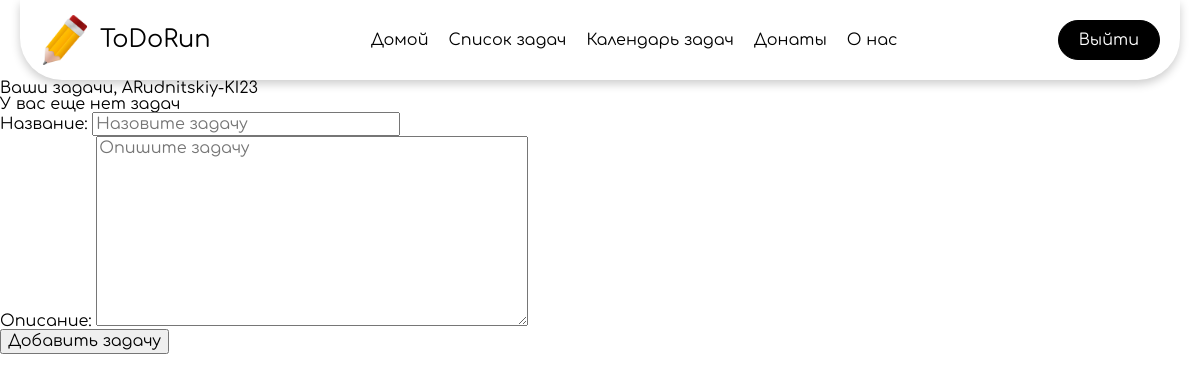
/auth/tasks/ (signed in), run on an earlier commit of the app's database.
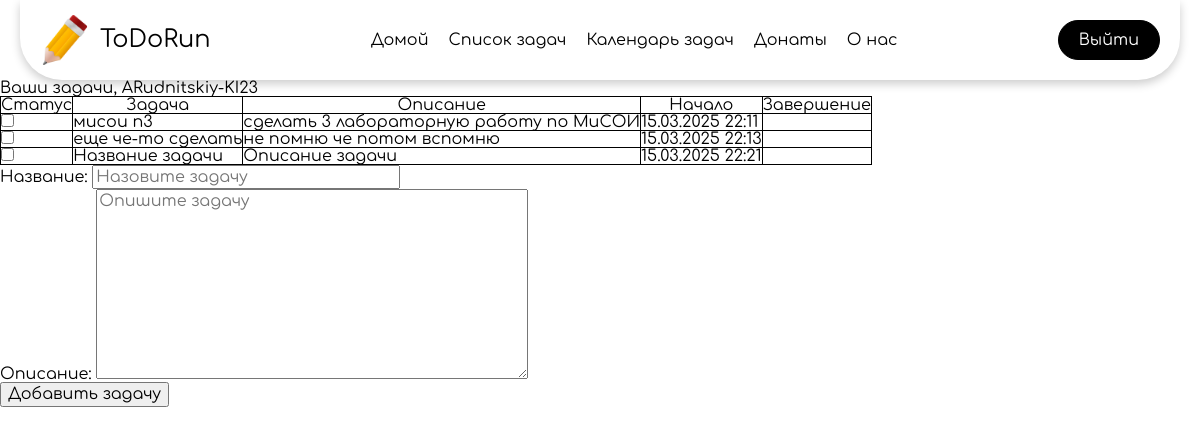
And on a later commit of the database.
### organ/models.py (models this page shows, shortened)
class Tasks(models.Model):
    user = models.ForeignKey(
        settings.AUTH_USER_MODEL,
        on_delete=models.CASCADE,
        related_name="tasks",
        blank=False
    )
    title = models.CharField(max_length=25)
    descriptionn = models.CharField(blank=True, max_length=255)
    statuss = models.BooleanField(default=False, verbose_name="Выполнено")
    time_create = models.DateTimeField(auto_now_add=True)
    time_finish = models.DateTimeField(blank=True, null=True, verbose_name="Время завершения")

### organ/views.py (the view, shortened to what this page needs)
# urls.py: path('tasks/', views.tasks, name='tasks'),
@login_required
def tasks(request):
    tasks = Tasks.objects.filter(user=request.user)
    return render(request, 'organ/tasks.html', {
        'tasks': tasks,
        'form': TaskForm()
    })

### organ/forms.py
class TaskForm(forms.ModelForm):
    class Meta:
        model = Tasks
        fields = ['title', 'descriptionn']
        labels = {
            'title': 'Название',
            'descriptionn': 'Описание',
        }
        widgets = {
            'title': forms.TextInput(attrs={
                'size': 50,  # Ширина поля в символах
                'style': 'width: 300px;',  # Или задайте размер через CSS
                'placeholder': 'Назовите задачу',
            }),
            'descriptionn': forms.Textarea(attrs={
                'placeholder': 'Опишите задачу',
            }),
        }

### organ/templates/organ/tasks.html (shortened to what this page needs)
{% extends 'organ/base.html' %}
{% block body %}
{% load static %}
<h1>Ваши задачи, {{ user.username }}</h1>
{% if tasks %}
    <table>
        <tr>
            <th>Статус</th>
            <th>Задача</th>
            <th>Описание</th>
            <th>Начало</th>
            <th>Завершение</th>
        </tr>
        {% for task in tasks %}
        <tr>
            <td>
                <form method="post">
                    <input type="checkbox"
                        name="statuss"
                        onchange="this.form.submit()">
                </form>
            </td>
            <td>{{ task.title }}</td>
            <td>{{ task.descriptionn|truncatechars:100 }}</td>
            <td>{{ task.time_create|date:"d.m.Y H:i" }}</td>
            <td>{{ task.time_finish|date:"d.m.Y H:i" }}</td>
        </tr>
        {% endfor %}
    </table>
{% else %}
    <p>У вас еще нет задач</p>
{% endif %}
<form method="post">
    {{ form.as_p }}
    <button type="submit">Добавить задачу</button>
</form>
{% endblock %}

### organ/templates/organ/base.html (shortened to what this page needs)
<!DOCTYPE html>
{% load static %}
<html lang="ru">
<head>
    <link rel="stylesheet" href="{% static 'css/index.css' %}"/>
</head>
<body>
   {% include 'organ/header.html' %}
   {% block body %}{% endblock %}
</body>
</html>

### organ/templates/organ/header.html (shortened to what this page needs)
{% load static %}
<header class="header">
  <div class="header__top">
    <div class="header__container">
      <div class="header__logo">
        <img
          class="header__logo-image"
          src="{% static 'images/tip.png' %}"
          alt="Логотип ToDoRun"
        />
        <a href="{% url 'home' %}" class="header__logo-text">ToDoRun</a>
      </div>
      <nav class="header__nav">
        <ul class="header__nav-list">
          <li class="header__nav-item">
            <a href="{% url 'home' %}" class="header__nav-link">Домой</a>
          </li>
          <li class="header__nav-item">
            <a href="{% url 'tasks' %}" class="header__nav-link">Список задач</a>
          </li>
          <li class="header__nav-item">
            <a href="{% url 'calendar' %}" class="header__nav-link">Календарь задач</a>
          </li>
          <li class="header__nav-item">
            <a href="#" class="header__nav-link">Донаты</a>
          </li>
          <li class="header__nav-item">
            <a href="{% url 'about' %}" class="header__nav-link">О нас</a>
          </li>
        </ul>
      </nav>
      {% if user.is_authenticated %}
      <form action="{% url 'logout' %}" method="post">
        <div class="header__auth">
          <button
            type="submit"
            class="header__auth-button"
            onclick="location.href='{% url 'auth_login' %}'"
          >
            Выйти
          </button>
        </div>
      </form>
      {% endif %}
    </div>
  </div>
</header>

### organ/static/components/page.css (style rules this page uses)
html, div, span, applet, object, iframe, h1, h2, h3, h4, h5, h6, p, blockquote, pre, a, abbr, acronym, address, big, cite, code, del, dfn, em, img, ins, kbd, q, s, samp, small, strike, strong, sub, sup, tt, var, b, u, i, center, dl, dt, dd, ol, ul, li, fieldset, form, label, legend, table, caption, tbody, tfoot, thead, tr, th, td, article, aside, canvas, details, embed, figure, figcaption, footer, header, hgroup, menu, nav, output, ruby, section, summary, time, mark, audio, video { margin: 0; padding: 0; font: inherit; font-size: 100%; vertical-align: baseline; border: 0; }
article, aside, details, figcaption, figure, footer, header, hgroup, menu, nav, section { display: block; }
body { margin: 0; padding: 0; font: inherit; font-size: 100%; line-height: 1; vertical-align: baseline; border: 0; }
ol, ul { list-style: none; }
body { font-family: var(--font-family); margin: 0; padding: 0; overflow: auto; }
table { border-collapse: collapse; border-spacing: 0; }
a { color: var(--text-color); text-decoration: none; transition: 0.5s; }
img { width: 100%; height: 100%; object-fit: cover; }

### organ/static/components/header.css (style rules this page uses)
.header { background-color: var(--base-color); display: flex; justify-content: center; padding: 0 20px; }
.header__top { display: flex; justify-content: center; align-items: center; min-height: 10vh; width: 100%; max-width: var(--mx-size-page); box-shadow: var(--box-shadow); border-bottom-left-radius: var(--border-radius); border-bottom-right-radius: var(--border-radius); }
.header__container { width: 100%; display: flex; justify-content: space-between; align-items: center; padding: 0 20px; }
.header__logo { display: flex; align-items: center; gap: 10px; }
.header__logo-image { width: 50px; height: 50px; }
.header__logo-text { font-size: 1.5rem; color: var(--text-alternative-color); text-decoration: none; }
.header__nav-list { display: flex; list-style: none; margin: 0; padding: 0; gap: 20px; }
.header__nav-item { display: flex; align-items: center; }
.header__nav-link { font-size: 1rem; color: var(--text-alternative-color); text-decoration: none; transition: color var(--transition); }
.header__auth-button { padding: 10px 20px; background-color: var(--primary-color); color: var(--text-color); border: none; border-radius: var(--border-radius); cursor: pointer; font-size: 1rem; border: 1px solid #000; transition: background-color var(--transition); }

### organ/templates/organ/tasks.html (style rules this page uses)
table, th, td { border: 1px solid black; }

What changed in the data, as far as the page shows it:
added Tasks: title "мисои п3", descriptionn "сделать 3 лабораторную работу по МиСОИ", time_create "15.03.2025 22:11"
added Tasks: title "еще че-то сделать", descriptionn "не помню че потом вспомню", time_create "15.03.2025 22:13"
added Tasks: title "Название задачи", descriptionn "Описание задачи", time_create "15.03.2025 22:21"
Also different on the page:
text no longer shown: "У вас еще нет задач"
text now shown: "Статус Задача Описание Начало Завершение"
